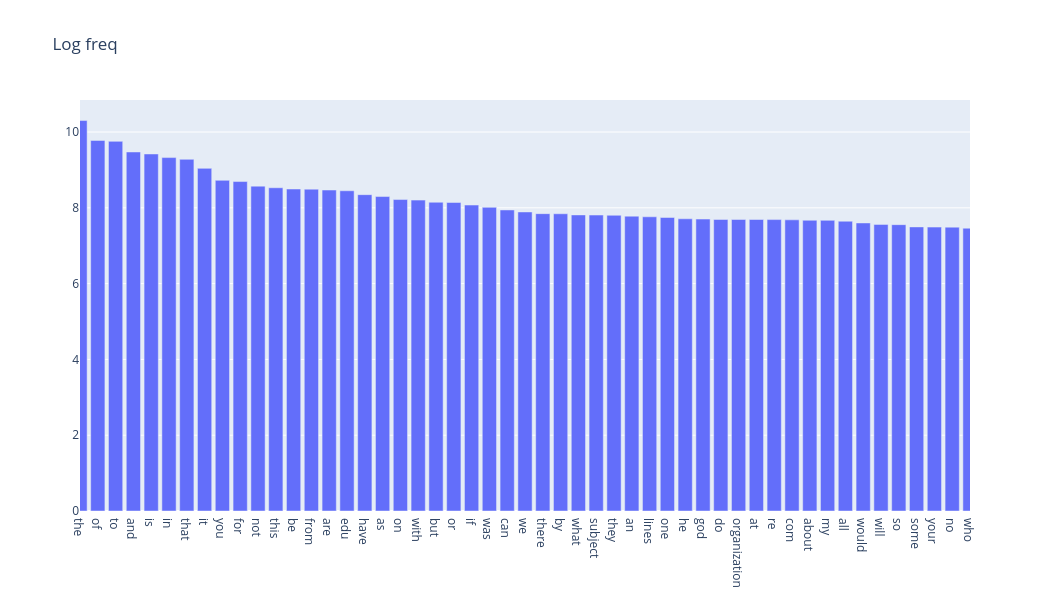

Notebook cell for this chart:
### Markdown cell above
### >>> **Exercise 15 (take home):** 
You can copy the code from the previous exercise and change the 'term_frequencies' variable for the 'term_frequencies_log', comment about the differences that you observe and talk about other possible insights that we can get from a log distribution.

### Code cell
# Answer here
top=300
indices = np.argsort(term_frequencies)[::-1][:top]
word = [count_vect.get_feature_names_out()[i] for i in indices]
freq = np.array(term_frequencies_log)[indices]

fig = go.Figure(go.Bar(x=word, 
                       y=freq))
fig.update_layout(
    title='Log freq',
    xaxis=dict(
        tickmode='array',
        range=[0, 50]
    ),
    width=1050,
    height=600
)


fig.show()

print('''
  在原本的圖中，因為前面幾個詞出現的頻率太高了，像是the, of, to ,and，從統計形容也可以看出來，所以在圖表中，幾乎看不出來後續出現頻率較小的詞的數量變化。
  所以透過取log，希望可以解決此問題，呈現較完整的資料狀態。
  取對數之後，出現頻率較低的詞，不會被壓縮在圖表底層，而是可以更清出的呈現、進而可以從圖中找出差異。
  不過經過我的觀察，發現取log後，我比較難截斷一個elbow的部分，應該說取log之後，資料變得更為細節，所以在考慮截斷點時，可以觀察更多。
  還有一個發現，就是取log之後，雖然資料整體呈現較完整，但此資料在經過取log後，後面長尾處，log值普遍相近，可能相比於取log之前的數值更近，要怎麼判斷與篩選，還是需要考量。
  
  
''')

### Figure 1 — Plotly figure (JSON) as saved in the notebook; plotly's stock layout.template omitted (floating-point values rounded to 4 significant figures; data arrays with more than 128 entries replaced by an {"elided": "..."} marker saying what was removed)
{"data": [{"type": "bar", "x": {"elided": "300 str values"}, "y": {"elided": "300 float values"}}], "layout": {"height": 600, "title": {"text": "Log freq"}, "width": 1050, "xaxis": {"range": [0, 50], "tickmode": "array", "type": "category"}, "yaxis": {"autorange": true, "range": [0, 10.85], "type": "linear"}}}
